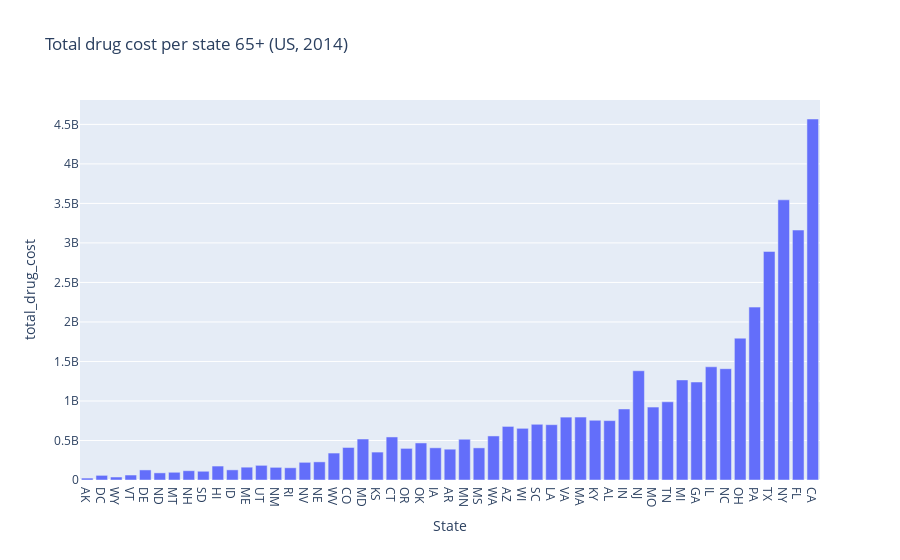

Here is the notebook cell this chart was saved with:
### Markdown cell above
Fig. 1: The above plot appears to show that the number of perscriptions per state is correlated with population. We can confirm this in a number of ways. For example, by using census data with the estimated state population in 2014 as an extra dimension in the above plot, and/or by taking a statistical approach.

### Code cell
fig = px.bar(tot_meds_per_state.sort_values('total_num_medications'), x='state', y='total_drug_cost', 
                     labels={'total_num_medications':'Number of perscriptions', 'state': 'State'}, 
                     title='Total drug cost per state 65+ (US, 2014)',
#                      hover_data=['state', 'total_num_medications', 'total_drug_cost']
                     )
fig.show()

### Figure 1 — Plotly figure (JSON) as saved in the notebook; plotly's stock layout.template omitted (floating-point values rounded to 4 significant figures)
{"data": [{"alignmentgroup": "True", "hovertemplate": "State=%{x}<br>total_drug_cost=%{y}<extra></extra>", "legendgroup": "", "marker": {"color": "#636efa", "pattern": {"shape": ""}}, "name": "", "offsetgroup": "", "orientation": "v", "showlegend": false, "textposition": "auto", "type": "bar", "x": ["AK", "DC", "WY", "VT", "DE", "ND", "MT", "NH", "SD", "HI", "ID", "ME", "UT", "NM", "RI", "NV", "NE", "WV", "CO", "MD", "KS", "CT", "OR", "OK", "IA", "AR", "MN", "MS", "WA", "AZ", "WI", "SC", "LA", "VA", "MA", "KY", "AL", "IN", "NJ", "MO", "TN", "MI", "GA", "IL", "NC", "OH", "PA", "TX", "NY", "FL", "CA"], "xaxis": "x", "y": [24320000.0, 58830000.0, 37660000.0, 62940000.0, 127400000.0, 90400000.0, 97740000.0, 117600000.0, 110600000.0, 176500000.0, 128400000.0, 162200000.0, 185500000.0, 160300000.0, 154800000.0, 223700000.0, 229400000.0, 340900000.0, 411700000.0, 518700000.0, 353400000.0, 544700000.0, 400000000.0, 468700000.0, 407500000.0, 389900000.0, 515800000.0, 406600000.0, 557500000.0, 678100000.0, 653900000.0, 705100000.0, 700100000.0, 795800000.0, 796600000.0, 756000000.0, 751600000.0, 898800000.0, 1382000000.0, 923100000.0, 989600000.0, 1266000000.0, 1240000000.0, 1433000000.0, 1408000000.0, 1795000000.0, 2188000000.0, 2892000000.0, 3545000000.0, 3163000000.0, 4568000000.0], "yaxis": "y"}], "layout": {"barmode": "relative", "legend": {"tracegroupgap": 0}, "title": {"text": "Total drug cost per state 65+ (US, 2014)"}, "xaxis": {"anchor": "y", "domain": [0, 1], "title": {"text": "State"}}, "yaxis": {"anchor": "x", "domain": [0, 1], "title": {"text": "total_drug_cost"}}}}
